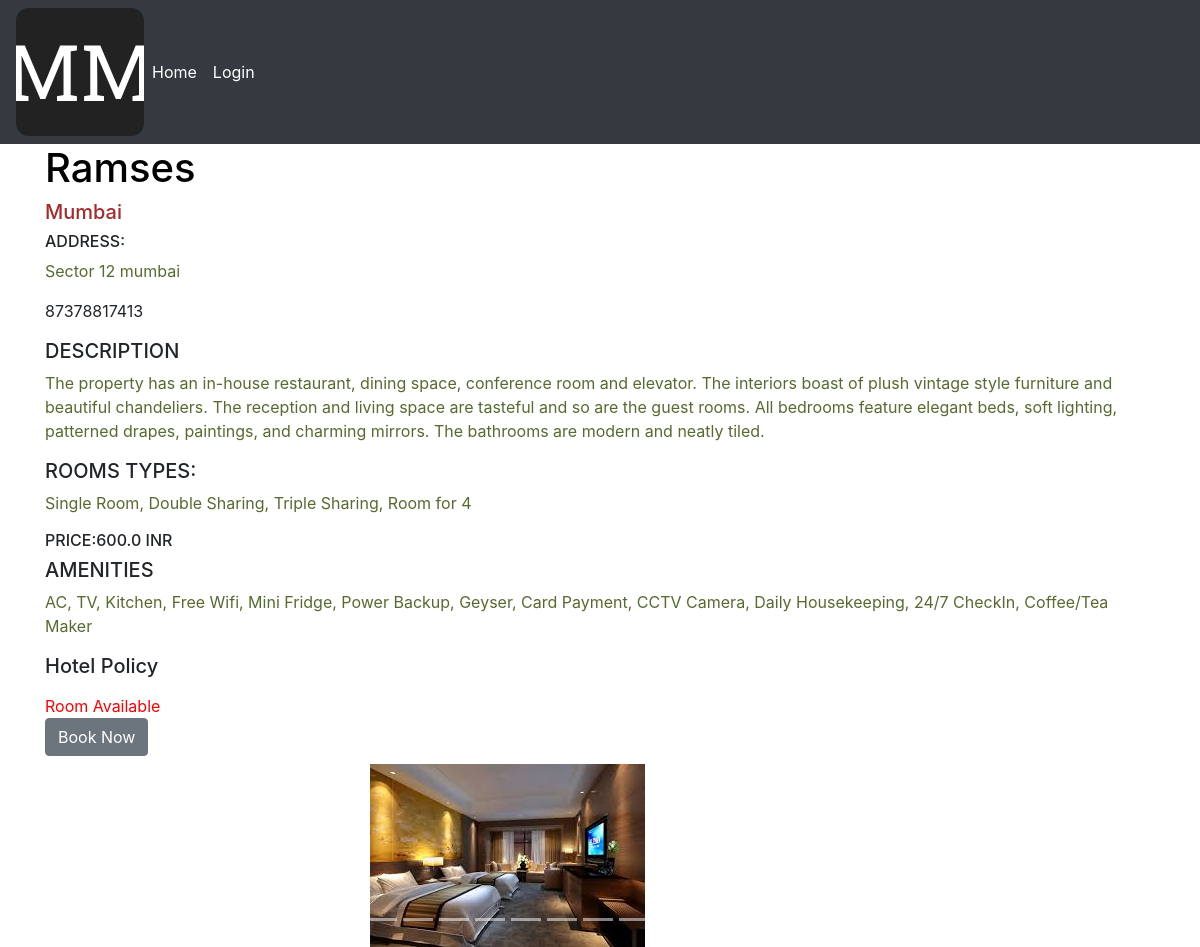
Page /rb/ram-ses/ on the committed database.
### rb/models.py (models this page shows, shortened)
class Hotel(models.Model):
    AMENITIES =(
        ('AC','AC'),
        ('TV','TV'),
        ('Kitchen','Kitchen'),
        ('Free Wifi','Free Wifi'),
        ('Mini Fridge','Mini Fridge'),
        ('Power Backup','Power Backup'),
        ('Geyser','Geyser'),
        ('Parking Facility','Parking Facility'),
        ('Card Payment','Card Payment'),
        ('CCTV Camera','CCTV Camera'),
        ('Daily Housekeeping','Daily Housekeeping'),
        ('24/7 CheckIn','24/7 CheckIn'),
        ('Coffee/Tea Maker','Coffee/Tea Maker'),
        ('Fan','Fan'),
    )
    CATEGORY =(
        ('Single Room','Single Room'),
        ('Double Sharing','Double Sharing'),
        ('Triple Sharing','Triple Sharing'),
        ('Room for 4','Room for 4'),
            )
    STATUS =(
        ('Room Available','Room Available'),
        ('Room Unavailable','Room Unavailable'),
            )
    name=models.CharField(max_length=100,null=True)
    desc=models.TextField(null=True)
    location=models.CharField(max_length=50,null=True)
    mobile=models.IntegerField(max_length=11,null=True)
    address=models.TextField(null=True)
    slug=models.CharField(max_length=100, null=True)
    HotelPolicy=models.TextField(null=True)
    price=models.FloatField(null=True)
    category=MultiSelectField(max_length=100,null=True,choices=CATEGORY)
    amenities=MultiSelectField(max_length=300,null=True,choices=AMENITIES)
    status=models.CharField(max_length=100,null=True,choices=STATUS)
    thumb1=models.ImageField(max_length=100,default='default.png')
    thumb2=models.ImageField(max_length=100,default='default.png')
    thumb3=models.ImageField(max_length=100,default='default.png')
    thumb4=models.ImageField(max_length=100,default='default.png')
    thumb5=models.ImageField(max_length=100,default='default.png')
    thumb6=models.ImageField(max_length=100,default='default.png')
    thumb7=models.ImageField(max_length=100,default='default.png')
    thumb8=models.ImageField(max_length=100,default='default.png')
    thumb9=models.ImageField(max_length=100,default='default.png')
    thumb10=models.ImageField(max_length=100,default='default.png')
    thumb11=models.ImageField(max_length=100,default='default.png')
    author=models.ForeignKey(User,default=None,on_delete=models.CASCADE)

### rb/views.py (the view)
# urls.py: path('<slug:slug>/',views.br_details, name="details"),
def br_details(request,slug):
    title= Hotel.objects.get(slug=slug)
    return render(request,'rb/br_details.html',{'title':title})

### rb/templates/rb/br_details.html (shortened to what this page needs)
{% extends 'base_layout.html'%}
{% load static %}
    {% block content %}
    <div class="br-details">
    <div class="hotel">
        <div class="container">
        <div class="row">
            <div class="col-md-12">
            <h1 style="color:black;">{{title.name}}</h1>
            <h5 style="color:brown;">{{title.location}}</h5>
            <h6>ADDRESS:</h6><p style="color:darkolivegreen;">{{title.address}}</p>
            <p>{{title.mobile}}</p>
            <h5>DESCRIPTION</h5>
            <p style="color:darkolivegreen;">{{title.desc}}</p>
            <h5>ROOMS TYPES:</h5><p style="color:darkolivegreen;">{{title.category}}</p>
            <h6>PRICE:{{title.price}} INR</h6>
            <h5>AMENITIES</h6>
            <p style="color:darkolivegreen;">{{title.amenities}}</p>
            <h5>Hotel Policy</h5>
            <h9 style="color:red;">{{title.status}}</h9>
            <h5><a href="{% url 'rb:book' slug=title.slug%}">
                <button type="submit" class="btn btn-secondary">Book Now</button>
            </a></h5>
        </div>
    </div>
            <div class="col-md-10">
                <div class="carousel slide" id="carousel-608799">
                    <ol class="carousel-indicators">
                        <li data-slide-to="0" data-target="#carousel-608799" class="active">
                        </li>
                        <li data-slide-to="1" data-target="#carousel-608799">
                        </li>
                        <li data-slide-to="2" data-target="#carousel-608799">
                        </li>
                        <li data-slide-to="3" data-target="#carousel-608799">
                        </li>
                        <li data-slide-to="4" data-target="#carousel-608799">
                        </li>
                        <li data-slide-to="5" data-target="#carousel-608799">
                        </li>
                        <li data-slide-to="6" data-target="#carousel-608799">
                        </li>
                        <li data-slide-to="7" data-target="#carousel-608799">
                        </li>
                        <li data-slide-to="8" data-target="#carousel-608799">
                        </li>
                        <li data-slide-to="9" data-target="#carousel-608799">
                        </li>
                        <li data-slide-to="10" data-target="#carousel-608799">
                        </li>
                        <li data-slide-to="11" data-target="#carousel-608799">
                        </li>
                    </ol>
                    <div id="carousel-example">
                        <div class="carousel-inner">
                            <div class="carousel-item active">
                                <img src="{{title.thumb1.url}}" class="img-fluid mx-auto d-block" alt="img1">
                            </div>
                        </div>
                    </div> <a class="carousel-control-prev" href= data-slide="prev"><span class="carousel-control-prev-icon"></span> <span class="sr-only">Previous</span></a> <a class="carousel-control-next" href="#carousel-608799" data-slide="next"><span class="carousel-control-next-icon"></span> <span class="sr-only">Next</span></a>
                </div>
        </div>
    </div>
    </div>
    </div>
</div>
{% endblock %}

### templates/base_layout.html (shortened to what this page needs)
{% load static %}
<!DOCTYPE html>
<html>
<head>
    <link rel="stylesheet" href="{% static 'styling.css'%}">
    <link rel="stylesheet" href="https://stackpath.bootstrapcdn.com/bootstrap/4.2.1/css/bootstrap.min.css">
    <link rel="stylesheet" href="https://use.fontawesome.com/releases/v5.7.0/css/all.css">
	<link rel="stylesheet" href="https://stackpath.bootstrapcdn.com/bootstrap/4.3.1/css/bootstrap.min.css">
</head>
<body>
   <header class="wrapper">
           <nav class="navbar navbar-expand-lg navbar-dark bg-dark">
            <img src="{% static '101.png'%}"/>
            <div class="collapse navbar-collapse" id="navbarNav">
            <ul class="navbar-nav active">
                <li class="nav-item active"><a class="nav-link" href="{% url 'home'%}">Home</a></li>
                {% if user.is_authenticated %}
               {% comment %} <li class="nav-item active"> {% endcomment %}
               <li class="nav-item active"><a class="nav-link" href="/rb/search">Search Hotels</a></li>
                <form class="logout-link" action="{% url 'accounts:logout' %}" method="post">
                 {% csrf_token %}
                 <button class="nav-item active" type="submit">LOG OUT</button>
                </form>
               {% comment %} </li> {% endcomment %}
               {% else %}
               <li class="nav-item active"><a class="nav-link" href="{% url 'accounts:login' %}">Login</a></li>
               {% endif %}
           </ul>
           </div>
       </nav>
       </header>
       <div class="wrapper">
       {% block content %}
       {% endblock %}
	</body>
</html>

### assets/styling.css (style rules this page uses)
body { background: whitesmoke; }

### rows in the picture
Hotel: name "Ramses", location "Mumbai", address "Sector 12 mumbai", mobile "87378817413", desc "The property has an in-house restaurant, dining space, conference room and elevator. The interiors boast of plush vintage style furniture and beautiful chandeliers. The reception and living space are tasteful and so are the guest rooms. All bedrooms feature elegant beds, soft lighting, patterned drapes, paintings, and charming mirrors. The bathrooms are modern and neatly tiled.", category "Single Room, Double Sharing, Triple Sharing, Room for 4", price "600.0", amenities "AC, TV, Kitchen, Free Wifi, Mini Fridge, Power Backup, Geyser, Card Payment, CCTV Camera, Daily Housekeeping, 24/7 CheckIn, Coffee/Tea Maker", status "Room Available", thumb1 (picture)
